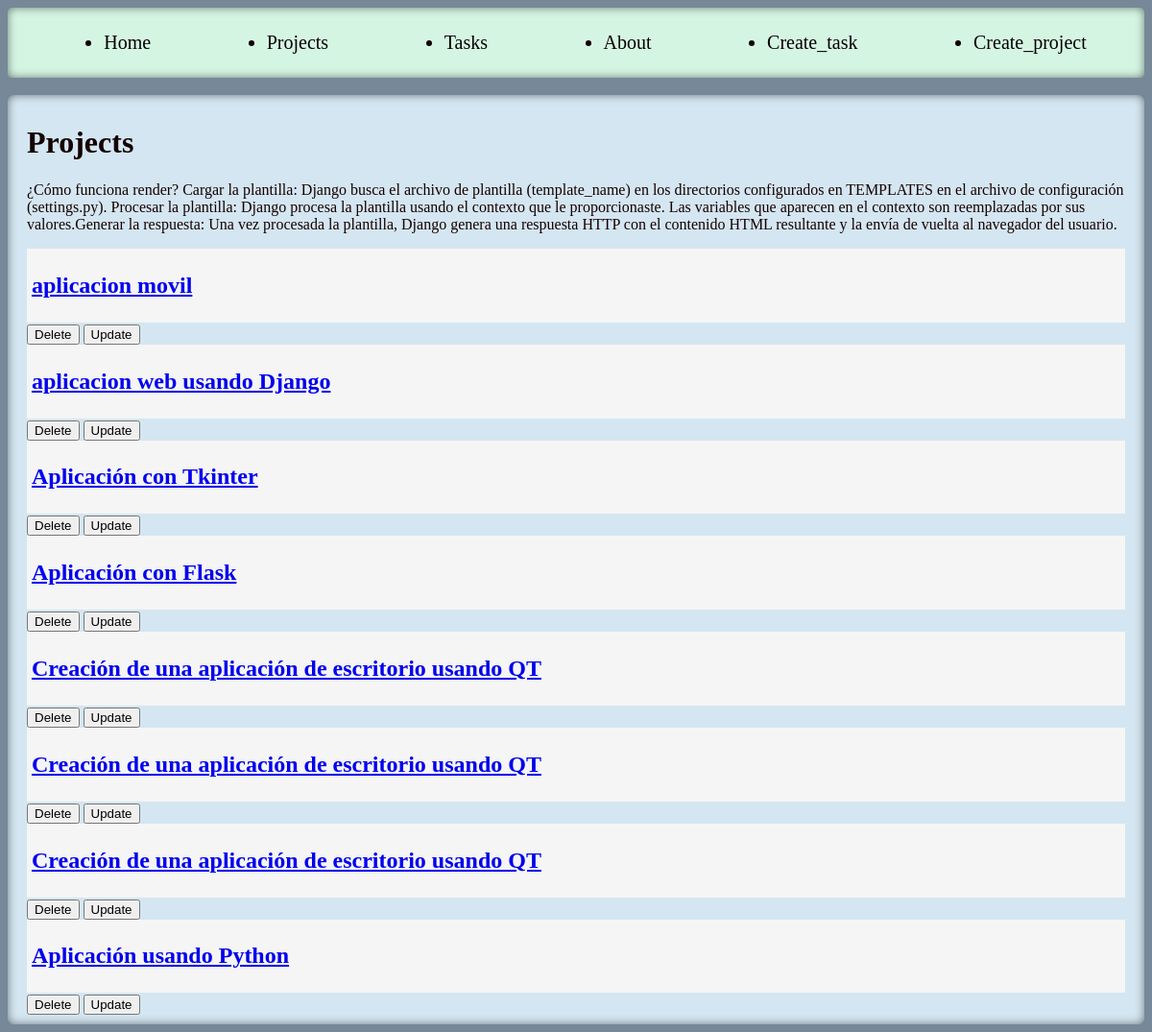
The page /projects/ on the database as committed earlier.
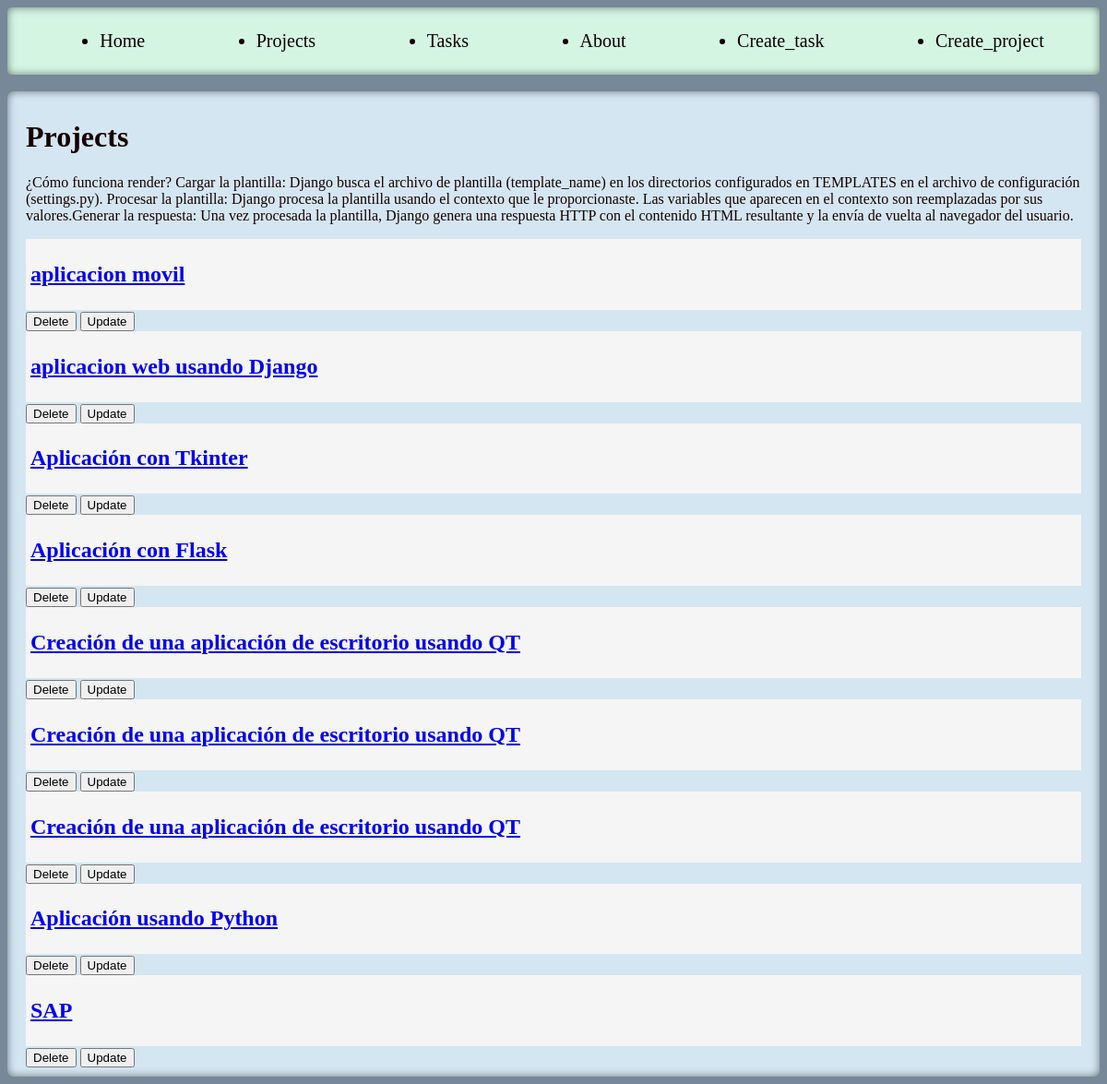
The same page on the database as committed later.
### myapp/models.py (models this page shows, shortened)
class Project(models.Model):
    name = models.CharField(max_length=200)

### myapp/views.py (the view)
# urls.py: path('projects/', views.projects, name='projects'),
def projects(request):
    projects = Project.objects.all()
    return render(request, 'projects/project.html', {
        'projects': projects
    })

### myapp/Templates/projects/project.html (shortened to what this page needs)
{% extends "layout/base.html" %}
{% block content %}
<h1>Projects</h1>
<p>¿Cómo funciona render?
    Cargar la plantilla: Django busca el archivo de plantilla (template_name) en los directorios configurados en TEMPLATES en el archivo de configuración (settings.py).
    Procesar la plantilla: Django procesa la plantilla usando el contexto que le proporcionaste. Las variables que aparecen en el contexto  son reemplazadas por sus valores.Generar la respuesta: Una vez procesada la plantilla, Django genera una respuesta HTTP con el contenido HTML resultante y la envía de vuelta al navegador del usuario.
</p>
{% for project in projects %}
<article class='card'>
    <a href='{% url "project_detail" project.id %}'>
        <h2>{{project.name}}
    </a>
</article>
<div>
    <button>Delete</button>
    <button>Update</button>
</div>
{% endfor %}
{% endblock %}

Rows that differ between the two databases and show on the page:
added Project: name "SAP"
